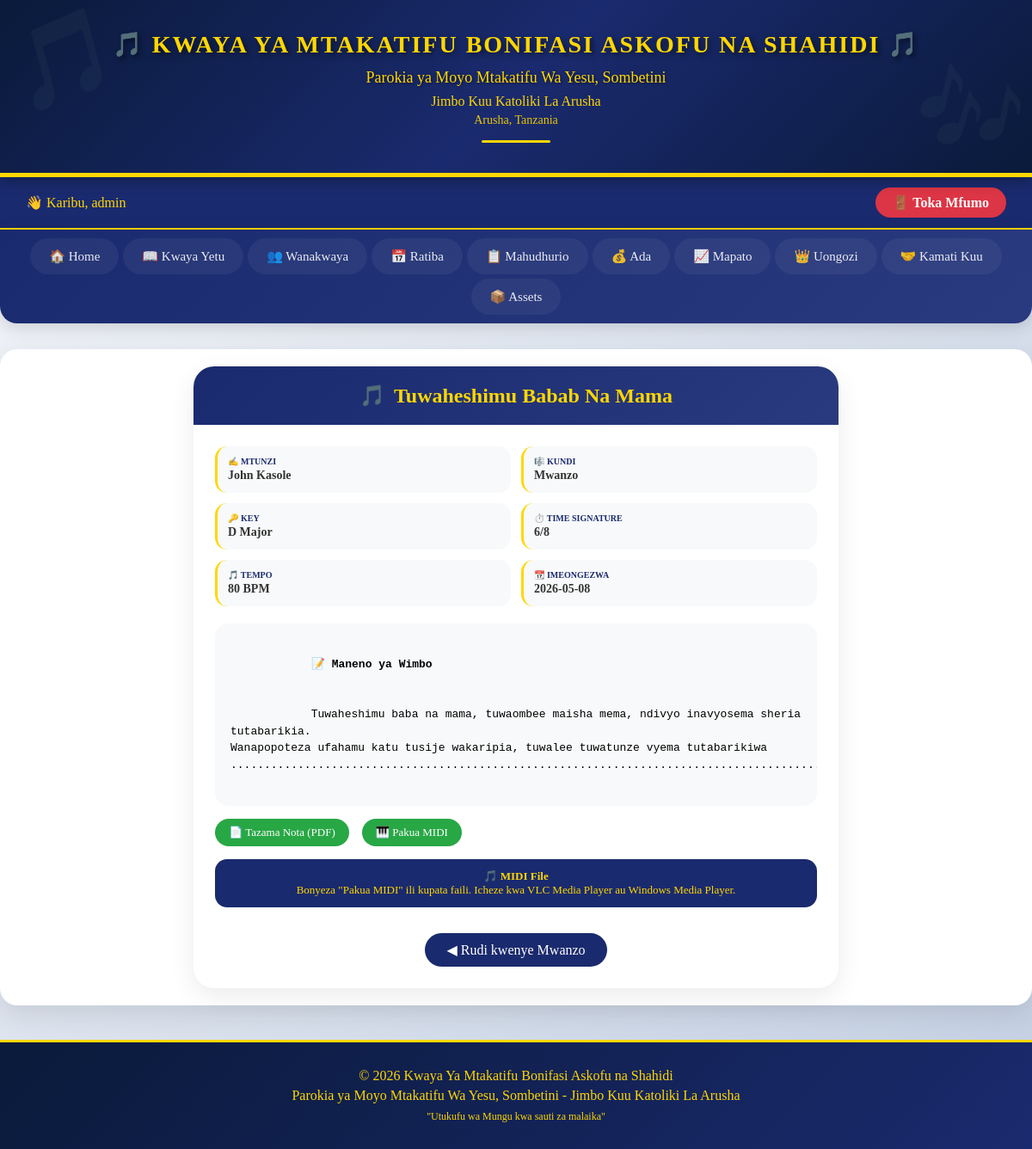
The page /ratiba/wimbo/3 (signed in) on the database its author committed.
### tables this page shows
CREATE TABLE nyimbo (
            id INTEGER PRIMARY KEY AUTOINCREMENT,
            jina TEXT NOT NULL,
            mtunzi TEXT,
            maneno TEXT,
            key TEXT,
            time_signature TEXT,
            tempo TEXT,
            kundi TEXT NOT NULL,
            nota_pdf TEXT,
            midi_file TEXT,
            tarehe_ongezwa DATE DEFAULT CURRENT_DATE
        );

### app.py (the view)
@app.route('/ratiba/wimbo/<int:id>')
def ratiba_view_wimbo(id):
    if 'user_id' not in session:
        return redirect(url_for('login'))
    with get_db() as conn:
        wimbo = conn.execute("SELECT * FROM nyimbo WHERE id = ?", (id,)).fetchone()
    return render_template('view_wimbo.html', wimbo=wimbo)

### app.py (called while the page is built)
def get_db():
    conn = sqlite3.connect(DATABASE)
    conn.row_factory = sqlite3.Row
    return conn

### templates/view_wimbo.html (shortened to what this page needs)
{% extends "base.html" %}
{% block content %}
<div class="detail-card">
    <div class="detail-header">
        <h1>
            <span>🎵</span> {{ wimbo.jina }}
        </h1>
    </div>
    <div class="detail-body">
        <div class="info-grid">
            <div class="info-item">
                <div class="info-label">✍️ Mtunzi</div>
                <div class="info-value">{{ wimbo.mtunzi or '-' }}</div>
            </div>
            <div class="info-item">
                <div class="info-label">🎼 Kundi</div>
                <div class="info-value">{{ wimbo.kundi }}</div>
            </div>
            <div class="info-item">
                <div class="info-label">🔑 Key</div>
                <div class="info-value">{{ wimbo.key or '-' }}</div>
            </div>
            <div class="info-item">
                <div class="info-label">⏱️ Time Signature</div>
                <div class="info-value">{{ wimbo.time_signature or '-' }}</div>
            </div>
            <div class="info-item">
                <div class="info-label">🎵 Tempo</div>
                <div class="info-value">{{ wimbo.tempo or '-' }}</div>
            </div>
            <div class="info-item">
                <div class="info-label">📆 Imeongezwa</div>
                <div class="info-value">{{ wimbo.tarehe_ongezwa or '-' }}</div>
            </div>
        </div>
        {% if wimbo.maneno %}
        <div class="lyrics-box">
            <strong>📝 Maneno ya Wimbo</strong><br><br>
            {{ wimbo.maneno }}
        </div>
        {% endif %}
        <div class="file-links">
            {% if wimbo.nota_pdf %}
            <a href="{{ url_for('static', filename='uploads/' + wimbo.nota_pdf) }}" target="_blank" class="file-link">📄 Tazama Nota (PDF)</a>
            {% endif %}
            {% if wimbo.midi_file %}
            <a href="{{ url_for('static', filename='uploads/' + wimbo.midi_file) }}" download class="file-link">🎹 Pakua MIDI</a>
            {% endif %}
        </div>
        {% if wimbo.midi_file %}
        <div class="midi-info">
            🎵 <strong>MIDI File</strong><br>
            Bonyeza "Pakua MIDI" ili kupata faili. Icheze kwa VLC Media Player au Windows Media Player.
        </div>
        {% endif %}
        <div style="text-align: center;">
            <a href="{{ url_for('ratiba_makundi_nyimbo', kundi=wimbo.kundi) }}" class="back-btn">◀ Rudi kwenye {{ wimbo.kundi }}</a>
        </div>
    </div>
</div>
{% endblock %}

### templates/base.html (style rules this page uses)
* { margin: 0; padding: 0; box-sizing: border-box; }
body { font-family: 'Times New Roman', Times, serif; background: linear-gradient(135deg, #f5f7fa 0%, #c3cfe2 100%); min-height: 100vh; }

### templates/view_wimbo.html (style rules this page uses)
.detail-card { max-width: 750px; margin: 0 auto; background: white; border-radius: 24px; box-shadow: 0 10px 30px rgba(0,0,0,0.08); overflow: hidden; }
.detail-header { background: linear-gradient(135deg, #1a2a6e 0%, #2a3a7e 100%); padding: 20px 25px; text-align: center; }
.detail-header h1 { color: #FFD700; margin: 0; font-size: 24px; display: flex; align-items: center; justify-content: center; gap: 10px; }
.detail-body { padding: 25px; }
.info-grid { display: grid; grid-template-columns: repeat(2, 1fr); gap: 12px; margin-bottom: 20px; }
.info-item { background: #f8f9fa; padding: 12px; border-radius: 14px; border-left: 3px solid #FFD700; }
.info-label { font-size: 10px; text-transform: uppercase; color: #1a2a6e; font-weight: bold; margin-bottom: 3px; }
.info-value { font-size: 14px; font-weight: 600; color: #333; }
.lyrics-box { background: #f8f9fa; padding: 18px; border-radius: 16px; margin: 15px 0; white-space: pre-wrap; font-family: monospace; font-size: 13px; line-height: 1.5; max-height: 250px; overflow-y: auto; }
.file-links { display: flex; gap: 15px; flex-wrap: wrap; margin: 15px 0; }
.file-link { background: #28a745; color: white; padding: 8px 16px; border-radius: 30px; text-decoration: none; font-size: 13px; display: inline-flex; align-items: center; gap: 6px; }
.midi-info { background: #1a2a6e; color: #FFD700; padding: 12px 18px; border-radius: 14px; margin: 15px 0; text-align: center; font-size: 13px; }
.back-btn { background: #1a2a6e; color: white; padding: 10px 25px; border-radius: 40px; text-decoration: none; display: inline-block; margin-top: 15px; transition: all 0.2s; text-align: center; }

### rows shown on the page
nyimbo: jina "Tuwaheshimu Babab Na Mama", mtunzi "John Kasole", kundi "Mwanzo", key "D Major", time_signature "6/8", tempo "80 BPM", tarehe_ongezwa "2026-05-08", maneno "Tuwaheshimu baba na mama, tuwaombee maisha mema, ndivyo inavyosema sheria tutabarikia. Wanapopoteza ufahamu katu tusije wakaripia, tuwalee tuwatunze vyema tutabarikiwa…"

### other values the page prints
{{ session.username }} "admin"
